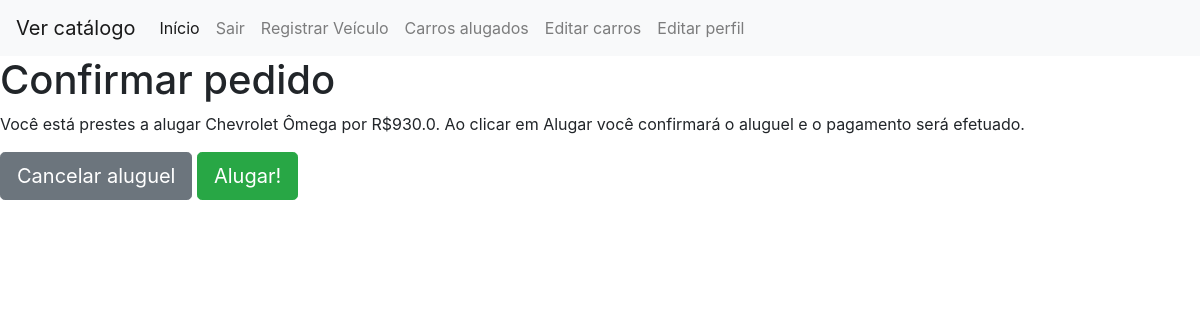
Screenshot of /processamento/2 (signed in) with the database file from the repository.
### website/models.py (models this page shows)
class Carro(db.Model):
    id = db.Column(db.Integer(), primary_key=True)
    nome = db.Column(db.String(length=30), nullable=False)
    marca = db.Column(db.String(length=30), nullable=False)
    ano_fabricacao = db.Column(db.Integer(), nullable=False)
    consumo = db.Column(db.Float(), nullable=False)
    locador = db.Column(db.Integer(), db.ForeignKey('user.id'))
    preco_base = db.Column(db.Float(), nullable=False)
    descricao = db.Column(db.String(length=500))
    imagem = db.relationship('Foto', backref='imagem', lazy=True)

### website/routes.py (the view)
@routes.route('/processamento/<carro_id>', methods=['GET', 'POST'])
@login_required
def processamento(carro_id):
    carro_alugado = Carro.query.get_or_404(carro_id)
    form = AlugarForm()
    if form.validate_on_submit():
        carro_alugado.locador = current_user.id
        db.session.commit()
        flash(f'Alugado com sucesso! {carro_alugado.nome} está te aguardando na concessionária!', category='success')
        return redirect(url_for('routes.home'))
    if form.errors != {}:
        for err_msg in form.errors.values():
            flash(f'Erro ao concluir aluguel: { err_msg }', category='danger')
    return render_template('processamento.html', carro=carro_alugado, current_user=current_user, form=form)

### website/forms.py
class AlugarForm(FlaskForm):
    submit = SubmitField(label='Alugar!')

### website/models.py (called while the page is built)
@login_manager.user_loader
def load_user(user_id):
    return User.query.get(int(user_id))

### website/templates/processamento.html (shortened to what this page needs)
{% extends 'base.html' %}
{% block content %}
    <h1>Confirmar pedido</h1>
    <p>Você está prestes a alugar {{ carro.marca }} {{ carro.nome }} por R${{ carro.preco_base }}. Ao clicar em Alugar você confirmará o aluguel e o pagamento será efetuado. </p>
    <form method="post" class="form-register">
        <a class="btn btn-secondary btn-lg" href="{{ url_for('routes.catalogo') }}">Cancelar aluguel</a>
        {{ form.submit(class='btn btn-success btn-lg') }}
    </form>
{% endblock %}

### rows the page displays
Carro: marca "Chevrolet", nome "Ômega", preco_base "930.0"
